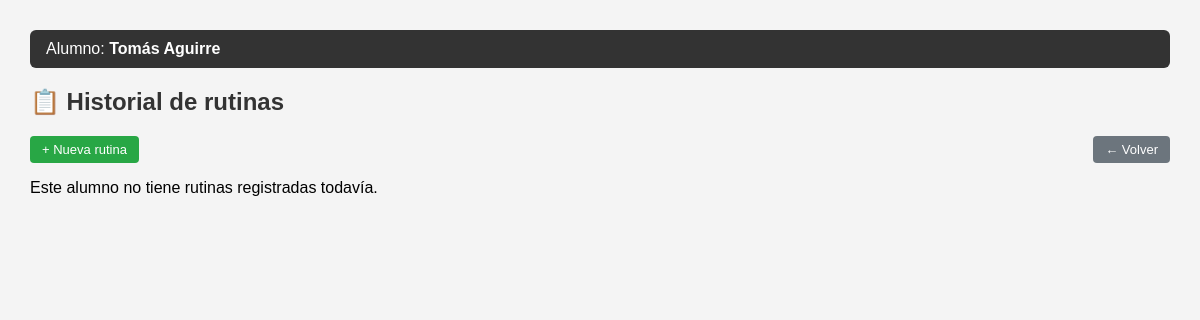
Page /historial.php?id_alumno=1 on the earlier database version.
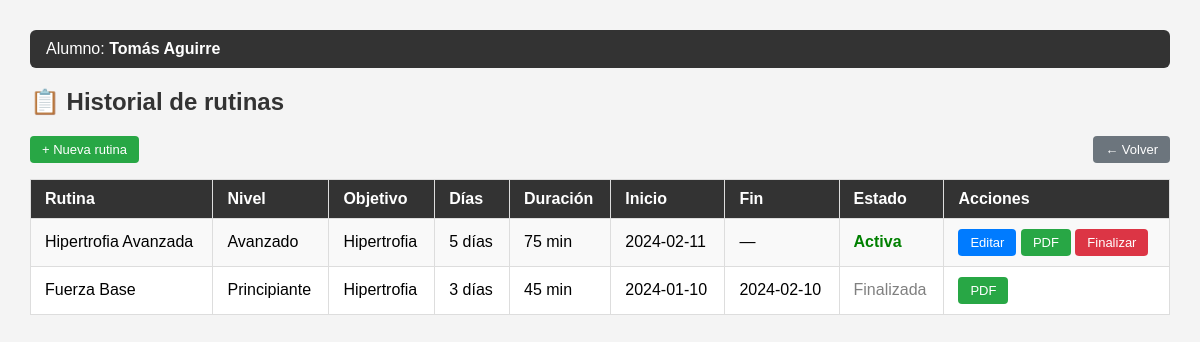
Same page on the later database version.
### tables this page shows
CREATE TABLE `alumno` (
  `id_alumno`         int(11)      NOT NULL AUTO_INCREMENT,
  `nombre`            varchar(100) NOT NULL,
  `apellido`          varchar(100) NOT NULL,
  `email`             varchar(150) NOT NULL,
  `fecha_nacimiento`  date         DEFAULT NULL,
  `telefono`          varchar(50)  DEFAULT NULL,
  `perfil_fisico`     longtext DEFAULT NULL CHECK (json_valid(`perfil_fisico`)),
  `fecha_inscripcion` date         DEFAULT NULL,
  `estado`            enum('activo','inactivo','suspendido') DEFAULT 'activo',
  PRIMARY KEY (`id_alumno`),
  UNIQUE KEY `email` (`email`)
);

CREATE TABLE `alumno_rutina` (
  `id_alumno`    int(11) NOT NULL,
  `id_rutina`    int(11) NOT NULL,
  `fecha_inicio` date    NOT NULL,
  `fecha_fin`    date    DEFAULT NULL,
  `estado`       enum('activa','finalizada','pausada') DEFAULT 'activa',
  PRIMARY KEY (`id_alumno`, `id_rutina`, `fecha_inicio`),
  KEY `id_rutina` (`id_rutina`),
  CONSTRAINT `alumno_rutina_ibfk_1` FOREIGN KEY (`id_alumno`) REFERENCES `alumno`  (`id_alumno`) ON DELETE CASCADE,
  CONSTRAINT `alumno_rutina_ibfk_2` FOREIGN KEY (`id_rutina`) REFERENCES `rutina`  (`id_rutina`) ON DELETE CASCADE
);

CREATE TABLE `rutina` (
  `id_rutina`    int(11)      NOT NULL AUTO_INCREMENT,
  `nombre`       varchar(150) NOT NULL,
  `descripcion`  text         DEFAULT NULL,
  `nivel`        enum('principiante','intermedio','avanzado') DEFAULT NULL,
  `duracion_min` int(11)      DEFAULT NULL,
  `objetivo`     enum('perdida_peso','hipertrofia','resistencia','movilidad') DEFAULT NULL,
  `cant_dias`    int(11)      NOT NULL DEFAULT 3,
  PRIMARY KEY (`id_rutina`)
);

### historial.php (the view, shortened to what this page needs)
<?php
require 'db.php';
$id_alumno = isset($_GET['id_alumno']) ? (int)$_GET['id_alumno'] : 0;
$stmt = $conn->prepare("SELECT * FROM alumno WHERE id_alumno = ?");
$stmt->bind_param('i', $id_alumno);
$stmt->execute();
$alumno = $stmt->get_result()->fetch_assoc();
$stmt = $conn->prepare("
    SELECT ar.*, r.nombre, r.nivel, r.objetivo, r.duracion_min, r.cant_dias
    FROM alumno_rutina ar
    JOIN rutina r ON ar.id_rutina = r.id_rutina
    WHERE ar.id_alumno = ?
    ORDER BY ar.fecha_inicio DESC
");
$stmt->bind_param('i', $id_alumno);
$stmt->execute();
$rutinas = $stmt->get_result();
?>
<!DOCTYPE html>
<html lang="es">
<head>
</head>
<body>
<div class="alumno-header">
    Alumno: <strong><?= htmlspecialchars($alumno['nombre'] . ' ' . $alumno['apellido']) ?></strong>
</div>
<h2>📋 Historial de rutinas</h2>
<div class="actions-top">
    <a href="rutina_form.php?id_alumno=<?= $id_alumno ?>" class="btn btn-green">+ Nueva rutina</a>
    <a href="index.php" class="btn btn-gray">← Volver</a>
</div>
<?php if ($rutinas->num_rows === 0): ?>
    <p>Este alumno no tiene rutinas registradas todavía.</p>
<?php else: ?>
<table>
    <tr>
        <th>Rutina</th>
        <th>Nivel</th>
        <th>Objetivo</th>
        <th>Días</th>
        <th>Duración</th>
        <th>Inicio</th>
        <th>Fin</th>
        <th>Estado</th>
        <th>Acciones</th>
    </tr>
    <?php while ($r = $rutinas->fetch_assoc()): ?>
    <tr>
        <td><?= htmlspecialchars($r['nombre']) ?></td>
        <td><?= ucfirst($r['nivel']) ?></td>
        <td><?= str_replace('_', ' ', ucfirst($r['objetivo'])) ?></td>
        <td><?= $r['cant_dias'] ?> días</td>
        <td><?= $r['duracion_min'] ?> min</td>
        <td><?= $r['fecha_inicio'] ?></td>
        <td><?= $r['fecha_fin'] ?? '—' ?></td>
        <td><span class="badge-<?= $r['estado'] ?>"><?= ucfirst($r['estado']) ?></span></td>
        <td>
            <?php if ($r['estado'] === 'activa'): ?>
                <a href="rutina_form.php?id_alumno=<?= $id_alumno ?>&id_rutina=<?= $r['id_rutina'] ?>" class="btn btn-blue">Editar</a>
                <a href="rutina_pdf.php?id_alumno=<?= $id_alumno ?>&id_rutina=<?= $r['id_rutina'] ?>" class="btn btn-green">PDF</a>
                <a href="rutina_delete.php?id_alumno=<?= $id_alumno ?>&id_rutina=<?= $r['id_rutina'] ?>"
                   class="btn btn-red"
                   onclick="return confirm('¿Finalizar esta rutina y pasarla al historial?')">Finalizar</a>
            <?php else: ?>
                <a href="rutina_pdf.php?id_alumno=<?= $id_alumno ?>&id_rutina=<?= $r['id_rutina'] ?>" class="btn btn-green">PDF</a>
            <?php endif; ?>
        </td>
    </tr>
    <?php endwhile; ?>
</table>
<?php endif; ?>
</body>
</html>

### historial.php (style rules this page uses)
body { font-family: Arial, sans-serif; margin: 30px; background: #f4f4f4; }
h2 { color: #333; }
.alumno-header { background: #333; color: #fff; padding: 10px 16px; border-radius: 6px; margin-bottom: 20px; }
table { width: 100%; border-collapse: collapse; background: #fff; }
th, td { padding: 10px 14px; border: 1px solid #ddd; text-align: left; }
th { background: #333; color: #fff; }
tr:nth-child(even) { background: #f9f9f9; }
.badge-activa { color: green; font-weight: bold; }
.badge-finalizada { color: gray; }
a { color: #0066cc; text-decoration: none; }
.btn { display: inline-block; padding: 6px 12px; border-radius: 4px; font-size: 13px; }
.btn-blue { background: #007bff; color: #fff; }
.btn-red { background: #dc3545; color: #fff; }
.btn-green { background: #28a745; color: #fff; }
.btn-gray { background: #6c757d; color: #fff; }
.actions-top { display: flex; justify-content: space-between; align-items: center; margin-bottom: 16px; }

Differences in the rows shown:
added alumno_rutina: id_rutina.nombre "Hipertrofia Avanzada", id_rutina.nivel "Avanzado", id_rutina.objetivo "Hipertrofia", id_rutina.cant_dias "5", id_rutina.duracion_min "75", fecha_inicio "2024-02-11", fecha_fin "—", estado "Activa"
added alumno_rutina: id_rutina.nombre "Fuerza Base", id_rutina.nivel "Principiante", id_rutina.objetivo "Hipertrofia", id_rutina.cant_dias "3", id_rutina.duracion_min "45", fecha_inicio "2024-01-10", fecha_fin "2024-02-10", estado "Finalizada"
Other differences:
text no longer shown: "Este alumno no tiene rutinas registradas todavía."
text now shown: "Rutina Nivel Objetivo Días Duración Inicio Fin Estado Acciones"
